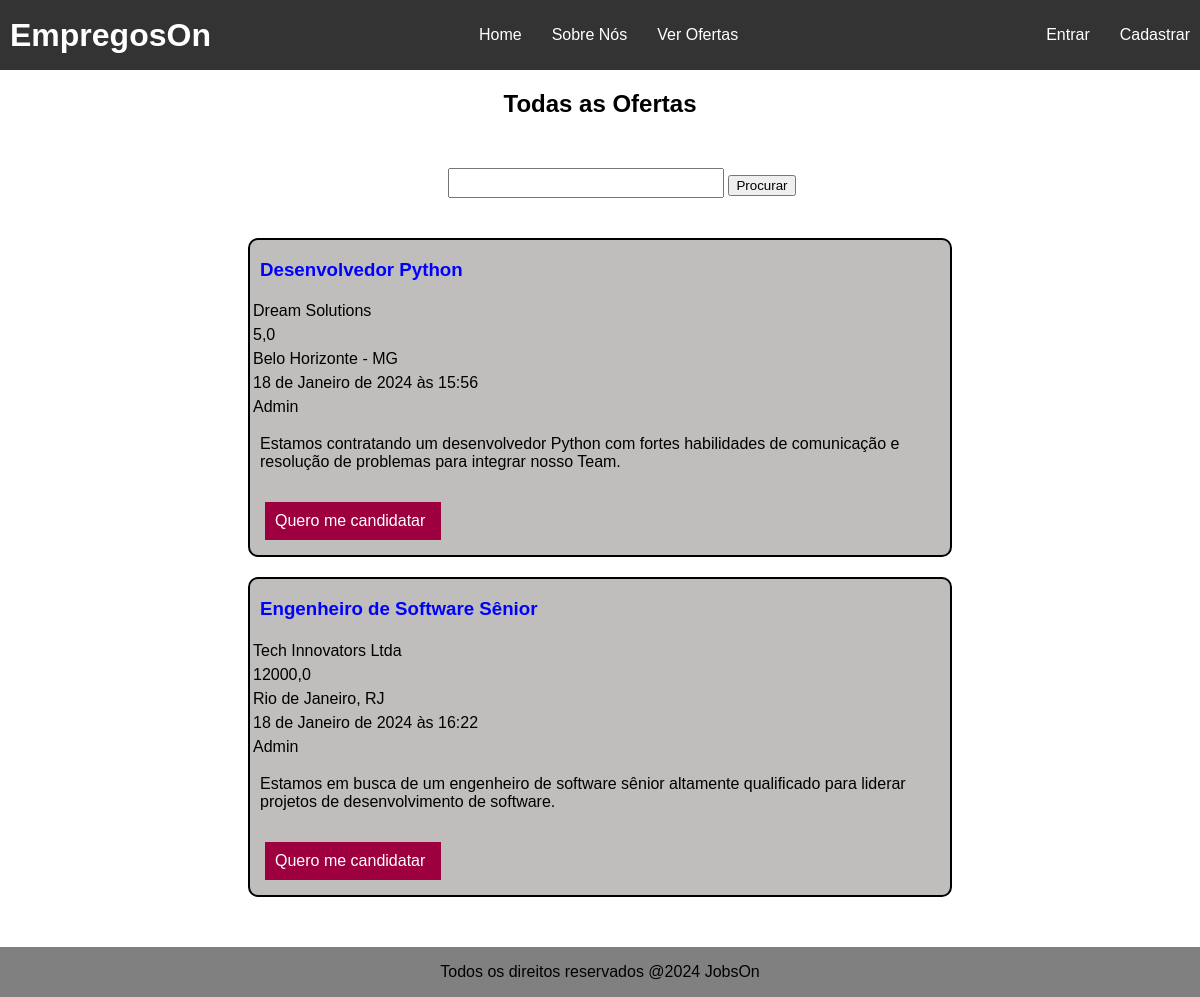
The app's page /job_list/, older data.
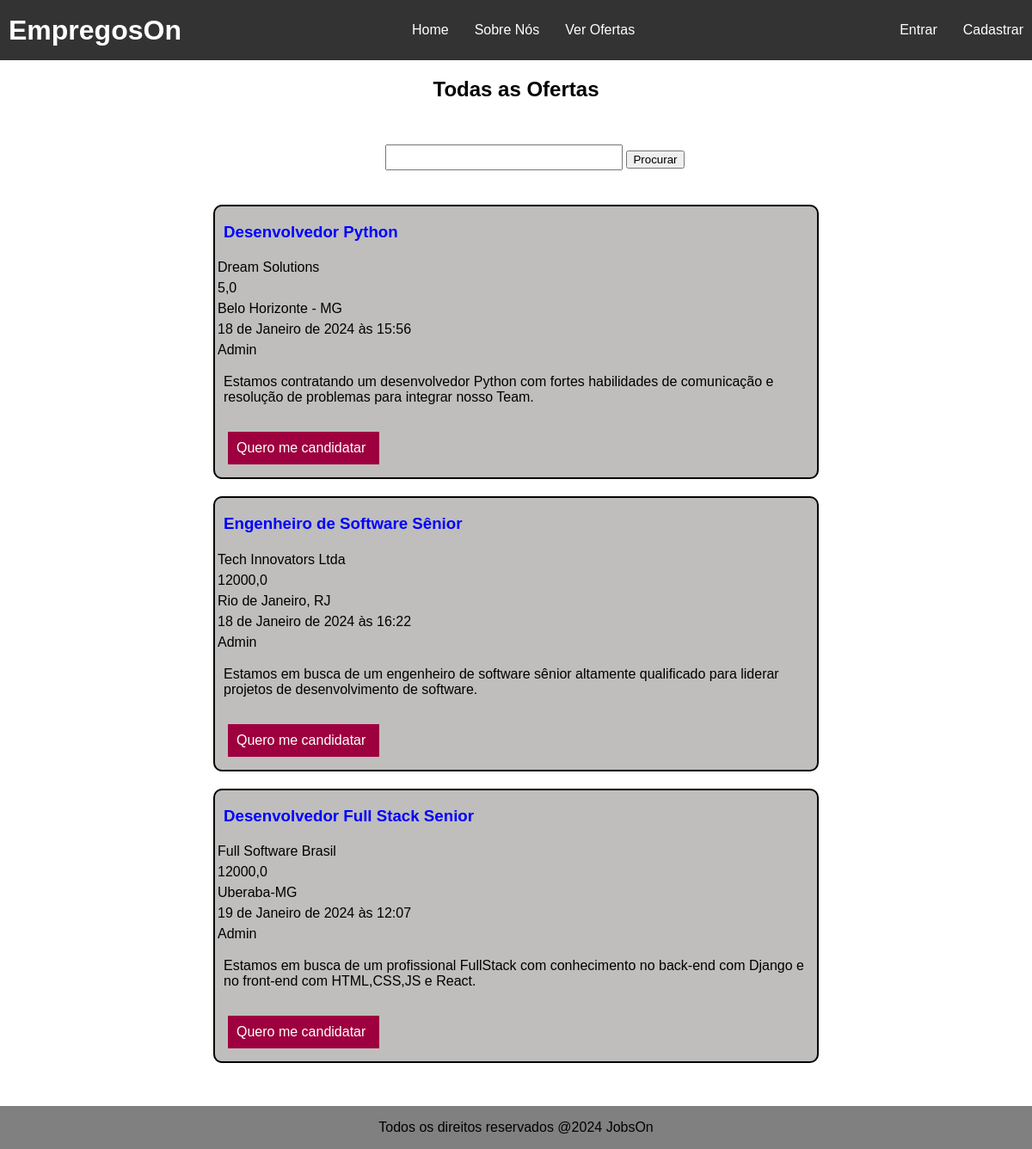
The same page, newer data.
### jobs/models.py (models this page shows, shortened)
class JobOffer(models.Model):
    title = models.CharField(max_length=100)
    description = models.TextField()
    organization_name = models.CharField(max_length=100)
    location = models.CharField(max_length=100)
    publication_date = models.DateTimeField(auto_now_add=True)  # Adicionará automaticamente a data e hora ao campo
    offer_requirements = models.CharField(max_length=300)
    employment_type = models.CharField(max_length=100)
    salary = models.FloatField(default="Não informado")  # define que por padrão o campo é não informado
    organization_description = models.TextField()
    autor = models.ForeignKey(User, on_delete=models.PROTECT, related_name='car_user', editable=False, default=1)

### jobs/views.py (the view)
# urls.py: path('job_list/', JobOffersList.as_view(), name='job_list'),
class JobOffersList(ListView):
    template_name = 'job_list.html'
    model = JobOffer
    def get_queryset(self):
        queryset = super().get_queryset()
        search = self.request.GET.get('query')
        if search:
            queryset = queryset.filter(title__icontains=search)
            return queryset
        return queryset

### jobs/templates/job_list.html (shortened to what this page needs)
{% extends 'base.html' %}
{% block styles %}
    {{ block.super }}
    {% load static %}
    <link rel="stylesheet" type="text/css" href="{% static 'css/job_list.css' %}">
{% endblock %}
{% block content %}
    <main>
        <h2 class="title-offer-page">Todas as Ofertas</h2>
        <section class="section-content">
            <form class="offer-form-search" method="GET">
                <input id="query-offer" name="search">
                <button>Procurar</button>
            </form>
        {% for offer in object_list %}
            <div class="offer-grid">
                <h3 class="offer-title">{{ offer.title }}</h3>
                <p class="p-offer">{{ offer.organization_name }}</p>
                <p class="p-offer">{{ offer.salary }}</p>
                <p class="p-offer"> {{ offer.location }}</p>
                <p class="p-offer"> {{ offer.publication_date }}</p>
                <p class="p-offer"> {{ offer.autor|capfirst }}</p>
                <p class="p-description"> {{ offer.description }}</p>
                <a class="btn-apply" href="/">Quero me candidatar</a>
            </div>
        {% endfor %}
        </section>
    </main>
{% endblock %}

Row changes from the older to the newer data that the page shows:
added JobOffer: title "Desenvolvedor Full Stack Senior", organization_name "Full Software Brasil", salary "12000,0", location "Uberaba-MG", publication_date "19 de Janeiro de 2024 às 12:07", autor "Admin", description "Estamos em busca de um profissional FullStack com conhecimento no back-end com Django e no front-end com HTML,CSS,JS e React."
